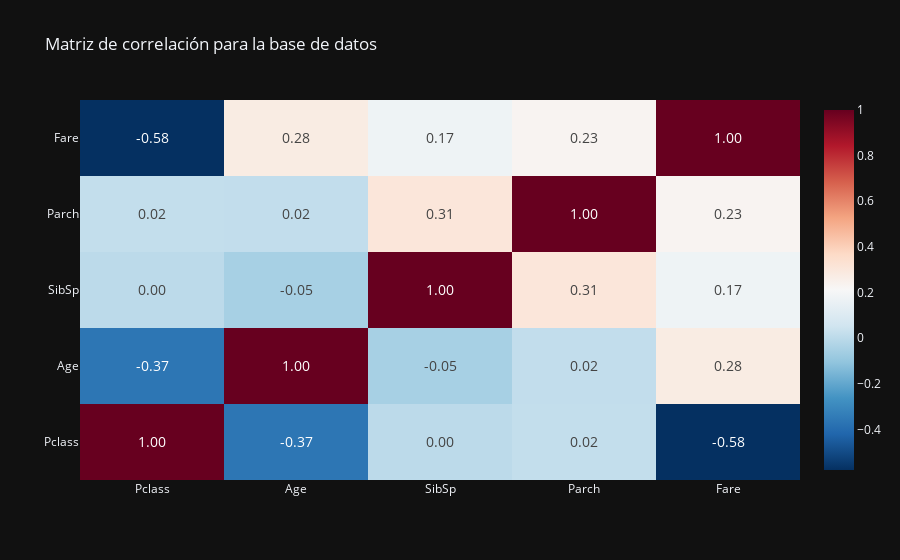

This figure's notebook cell:
### Markdown cell above
#### ANÁLISIS DE CORRELACIÓN CON DATOS DE TEST

### Code cell
# Matriz de correlación con datos de test 
corr_data = numeric_data.corr()

fig = go.Figure()
fig.add_trace(
    go.Heatmap(
        z=corr_data,
        x=numeric_columns,
        y=numeric_columns,
        text=corr_data.values,
        texttemplate="%{text:.2f}",
        colorscale="RdBu_r",
        textfont=dict(size=14)
    )
)
fig.update_layout(
    template="plotly_dark",
    title_text="Matriz de correlación para la base de datos"
)
fig.show()

### Figure 1 — Plotly figure (JSON) as saved in the notebook; plotly's stock layout.template omitted (floating-point values rounded to 4 significant figures)
{"data": [{"colorscale": [[0, "rgb(5,48,97)"], [0.1, "rgb(33,102,172)"], [0.2, "rgb(67,147,195)"], [0.3, "rgb(146,197,222)"], [0.4, "rgb(209,229,240)"], [0.5, "rgb(247,247,247)"], [0.6, "rgb(253,219,199)"], [0.7, "rgb(244,165,130)"], [0.8, "rgb(214,96,77)"], [0.9, "rgb(178,24,43)"], [1, "rgb(103,0,31)"]], "text": [[1.0, -0.3656, 0.001087, 0.01872, -0.5781], [-0.3656, 1.0, -0.05091, 0.01531, 0.2753], [0.001087, -0.05091, 1.0, 0.3069, 0.1725], [0.01872, 0.01531, 0.3069, 1.0, 0.2307], [-0.5781, 0.2753, 0.1725, 0.2307, 1.0]], "textfont": {"size": 14}, "texttemplate": "%{text:.2f}", "type": "heatmap", "x": ["Pclass", "Age", "SibSp", "Parch", "Fare"], "y": ["Pclass", "Age", "SibSp", "Parch", "Fare"], "z": [[1.0, -0.3656, 0.001087, 0.01872, -0.5781], [-0.3656, 1.0, -0.05091, 0.01531, 0.2753], [0.001087, -0.05091, 1.0, 0.3069, 0.1725], [0.01872, 0.01531, 0.3069, 1.0, 0.2307], [-0.5781, 0.2753, 0.1725, 0.2307, 1.0]]}], "layout": {"title": {"text": "Matriz de correlación para la base de datos"}}}
